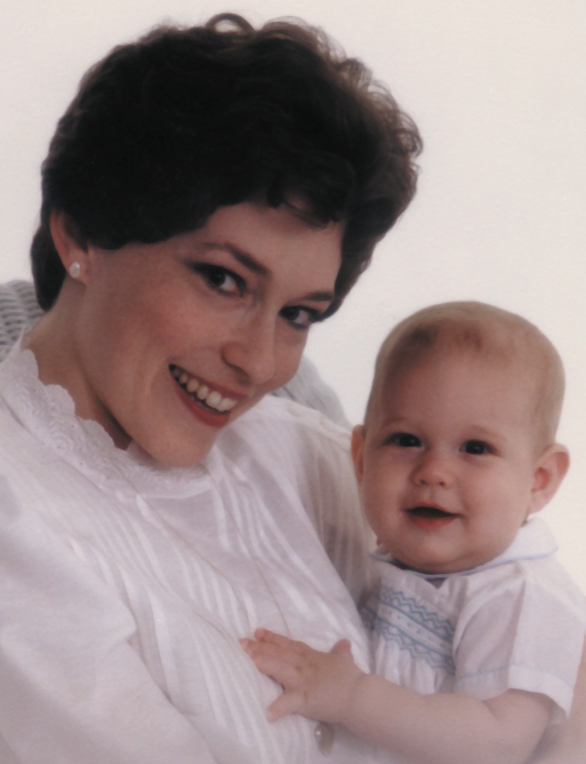
#> input picture Immagini/foto_originale.tif, 586 x 764 px, found by its file name
$ python Es_2_6_2.py
#> lines starting #> are read from the running program, lines starting #| are printed output that depends on the picture
# -*- coding: utf-8 -*-
"""
Created on Sat Apr 12 09:57:55 2025

@author: david
"""

# Filtraggio in frequenza. Data l’immagine foto originale.tif, si vuole realizzare il filtraggio dell’immagine
# nel dominio della frequenza mediante il seguente filtro:
# H(μ, ν) =   1 |μ| ≤ 0.10 ,|ν| ≤ 0.25,
#             0 altrimenti
# Scrivete il codice relativo e mostrate l’immagine filtrata.

import skimage.io as io
import matplotlib.pyplot as plt
import numpy as np
import scipy.ndimage as ndi

x = io.imread('../immagini/foto_originale.tif')
#> x is the input picture: shape (764, 586, 3); mean R, G, B 156.4, 138.9, 138.9
plt.figure(1)
plt.imshow(x)
plt.title('input')

x = np.float64(x)/255
r = x[:,:,0]
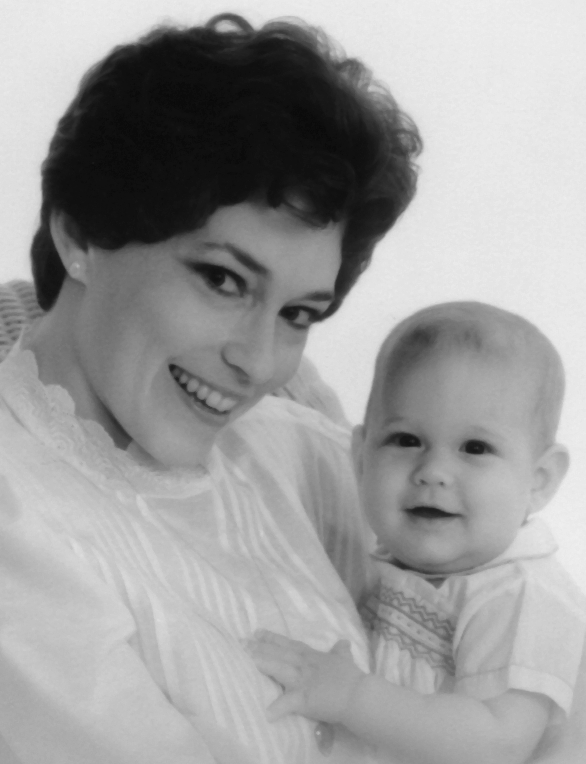
#> r: shape (764, 586) float64; min 0.0353, max 0.937, mean 0.613
g = x[:,:,1]
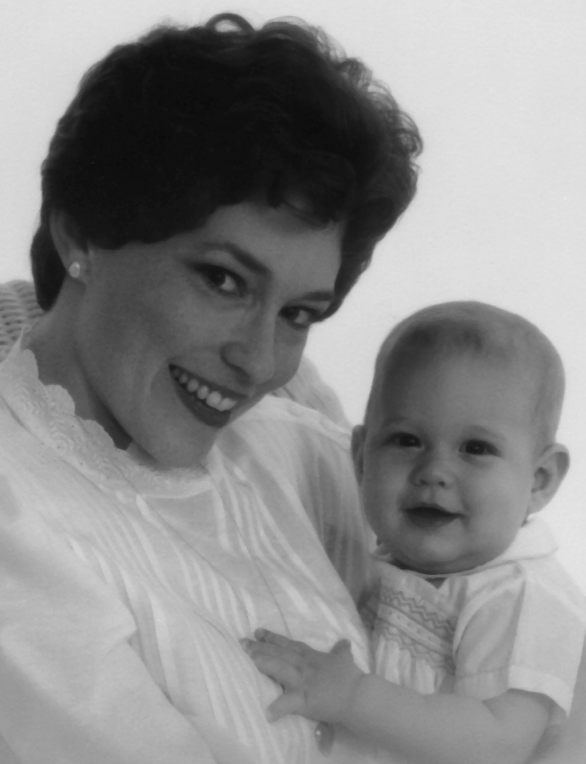
#> g: shape (764, 586) float64; min 0.0353, max 0.914, mean 0.545
b = x[:,:,2]

R = np.fft.fftshift(np.fft.fft2(r))
plt.figure(2)
plt.title('spettro')
plt.imshow(np.log(1+np.abs(R)), clim=None, cmap='gray', extent=[-0.5,0.5,-0.5,0.5])

M,N = R.shape
#> M = 764; N = 586
m = np.fft.fftshift(np.fft.fftfreq(M))
#> m = 764 values from -0.5 to 0.499
n = np.fft.fftshift(np.fft.fftfreq(N))
#> n = 586 values from -0.5 to 0.498
l,k = np.meshgrid(n,m)

H = ((np.abs(l)<=0.10) & (np.abs(k)<=0.25))
# H = np.expand_dims(H, -1)
plt.figure(3)
plt.title('Filtro in freq')
plt.imshow(H, clim=[0,1], cmap='gray', extent=[-0.5,0.5,-0.5,0.5])

YR = R*H
YR = np.fft.ifftshift(YR)
yr = np.real(np.fft.ifft2(YR))*255
plt.figure(4)
plt.subplot(1,2,1)
plt.title('componente r')
plt.imshow(r, clim=[0,1], cmap='gray');
plt.subplot(1,2,2)
plt.title('componente r filtrata')
plt.imshow(yr, clim=[0,255], cmap='gray');

G = np.fft.fftshift(np.fft.fft2(g))
YG = G*H
YG = np.fft.ifftshift(YG)
yg = np.real(np.fft.ifft2(YG))*255

B = np.fft.fftshift(np.fft.fft2(b))
YB = B*H
YB = np.fft.ifftshift(YB)
yb = np.real(np.fft.ifft2(YB))*255

y = np.stack((yr,yg,yb),-1) /255
plt.figure(5)
plt.title('Filtraggio delle 3 componenti')
plt.imshow(y);

#BASTAVA FILTRARE LA COMPONENTE I DOPO AVER CONVERTITO IN HSI
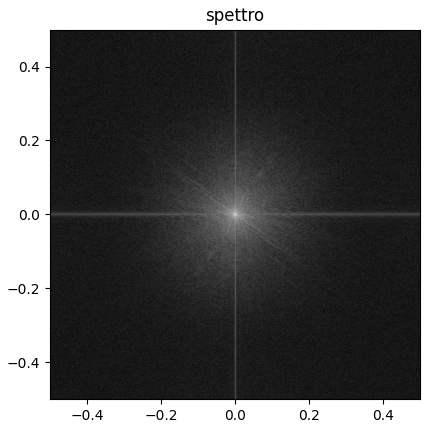
#> figure drawn by matplotlib, 1 panel
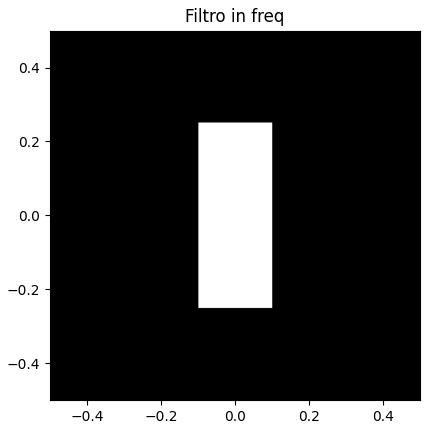
#> figure drawn by matplotlib, 1 panel
